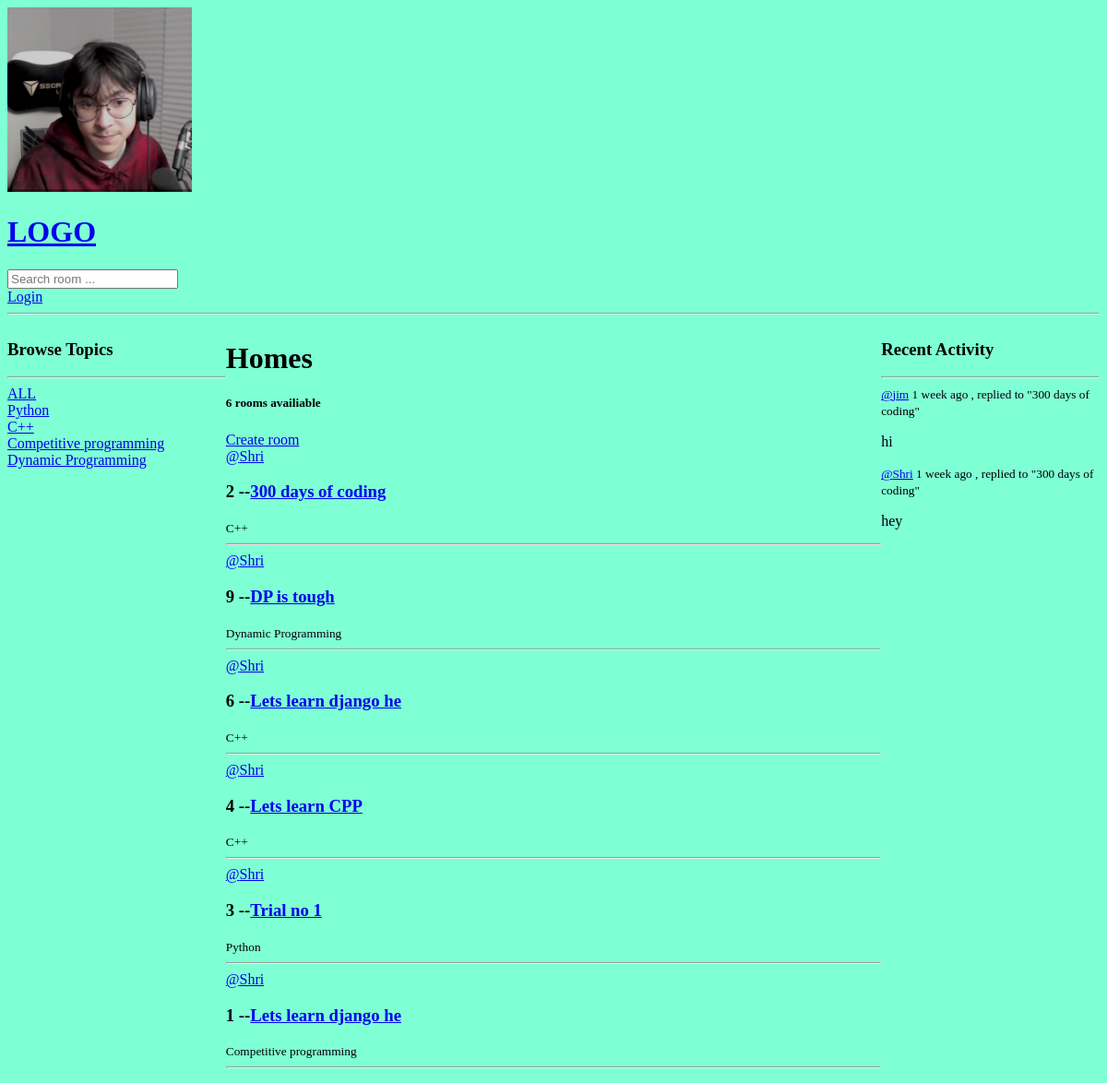
Before: / with the older database file.
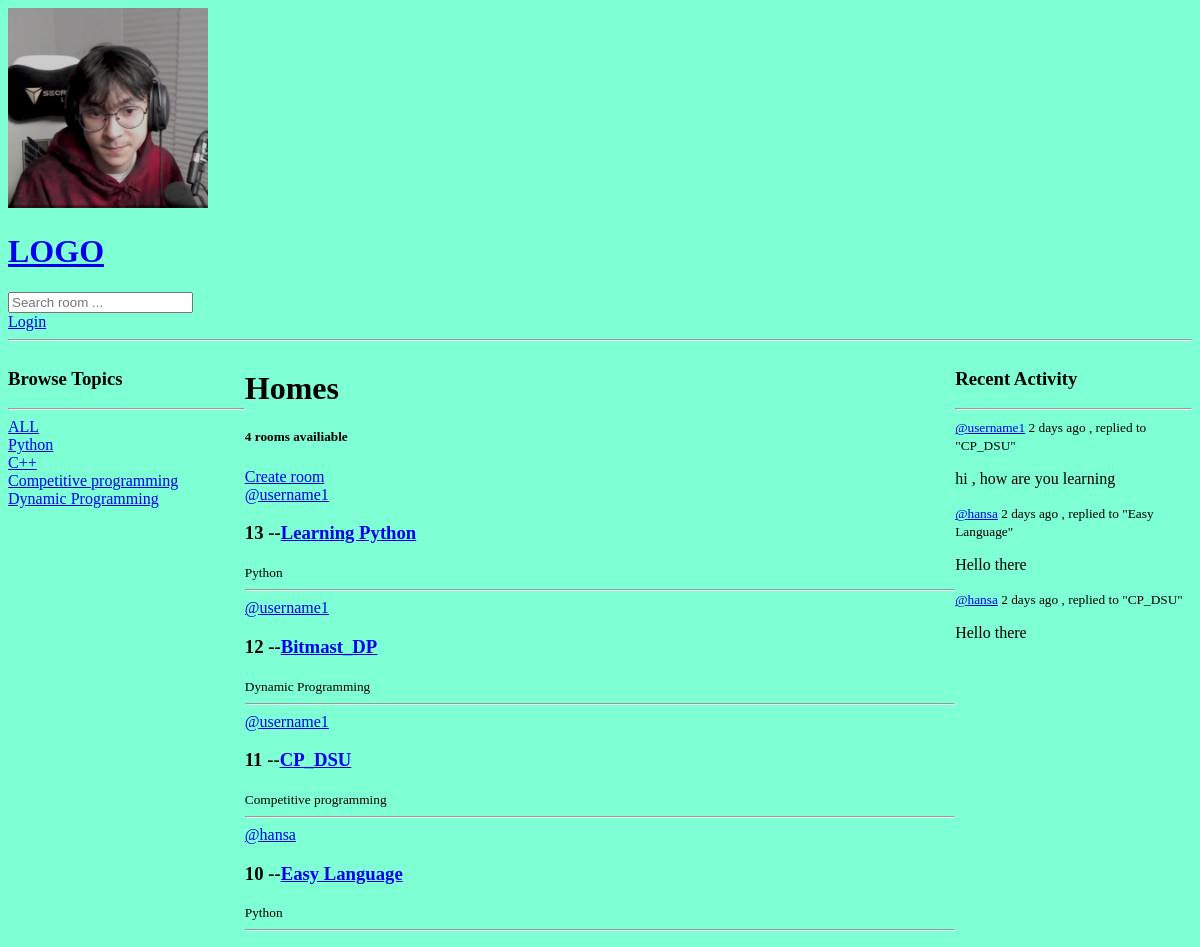
After: the same page with the newer database file.
### base/models.py (models this page shows, shortened)
class Topic(models.Model):
    name = models.CharField(max_length=200)

class Room(models.Model):
    hosts = models.ForeignKey(User , on_delete=models.SET_NULL, null = True)
    topic = models.ForeignKey('Topic' , on_delete=models.SET_NULL, null = True)
    name = models.CharField(max_length=20)
    description = models.TextField(null = True , blank = True)
    participants = models.ManyToManyField(User , related_name ='participants' , blank = True)
    updated = models.DateTimeField(auto_now=True)
    created = models.DateTimeField(auto_now_add=True)
    class Meta:
        ordering = ['-updated', '-created']
    def __str__(self):
        return self.name

class Message(models.Model):
    user = models.ForeignKey(User , on_delete = models.CASCADE)
    room = models.ForeignKey(Room, on_delete=models.CASCADE)
    body = models.TextField(null = True , blank = True)
    updated = models.DateTimeField(auto_now=True)
    created = models.DateTimeField(auto_now_add=True)
    class Meta:
        ordering = ['-updated', '-created']
    def __str__(self):
        return self.body[0:50]

### base/views.py (the view)
# urls.py: 2. Add a URL to urlpatterns:  path('', views.home, name='home')
def home(request):
    q = request.GET.get('q') if request.GET.get('q')!=None else ''
    rooms = Room.objects.filter(
        Q(topic__name__icontains=q) |
        Q(name__icontains=q) |
        Q(description__icontains=q)
    )
    room_count = rooms.count()
    topics = Topic.objects.all()
    room_messages = Message.objects.filter(Q(room__topic__name__icontains=q))
    context =   {'rooms' : rooms , 'topics' : topics  ,'room_count':room_count , 'room_messages':room_messages}
    return render(request , 'base/home.html' ,context)

### base/templates/base/home.html (shortened to what this page needs)
{% extends 'main.html' %}
{% block content %}
<div class= "home-container">
    <div>
        {% include 'base/topics_component.html' %}
    </div>
    <div>
        <h1> Homes </h1>
        <div>
            <h5> {{room_count}} rooms availiable </h5>
            <a href = "{% url 'create-room' %}" > Create room </a>
            {% include 'base/feed_component.html' %}
        </div>
    </div>
    <div>
        {% include 'base/activity_component.html' %}
    </div>
</div>
{% endblock content %}

### templates/main.html (shortened to what this page needs)
<!DOCTYPE html>
{% load static %}
<html>
    <head>
        <link rel="stylesheet"  type = "text/css"  media= "screen" href="{% static 'styles/main.css' %}">
    </head>
    <body >
        <img src="{% static 'images/tenzed_zoombie_images.jpg'  %}" width="200" height = "200"/>
        {% include 'navbar.html' %}
        {% block content %}
        {% endblock content %}
    </body>
</html>

### templates/navbar.html
<a href ="/">
    <h1>LOGO </h1>
</a>
<form method = "GET" action = "{% url 'home' %}">
    <input type = "text" name = "q" placeholder = "Search room ... "/>
</form>
{% if request.user.is_authenticated %}
<p> Hello {{request.user}}</p>
<a href = "{% url 'logout' %}">Logout</a>
{% else %}
<a href = "{% url 'login' %}">Login</a>
{% endif %}
<hr>

### base/templates/base/topics_component.html
<h3> Browse Topics </h3>
        <hr>
        <div>
            <a href = "{% url 'home' %}" > ALL </a>
        </div>
        {% for topic in topics %}
        <div>
            <a href = "{% url 'home' %}?q={{topic.name}}"> {{topic.name}} </a>
        </div>
        {% endfor %}

### base/templates/base/feed_component.html (shortened to what this page needs)
<div>
    {% for room  in rooms %}
        <div>
            <a href = "{% url 'user-profile' room.hosts.id%}"> @{{room.hosts.username}}<a>
            <h3>   {{room.id}} --<a href="{% url 'room' room.id %}">{{room.name}}</a></h3>
            <small>{{room.topic.name}}</small>
            <hr>
        </div>
    {% endfor %}
</div>

### base/templates/base/activity_component.html (shortened to what this page needs)
<h3> Recent Activity </h3>
        <hr>
        {% for message in room_messages %}
        <div>
            <small><a href = {% url 'user-profile' message.user.id %}>@{{message.user }}</a>  {{message.created|timesince}} ago , </small>
            <small> replied to "{{message.room}}"</small>
            <p> {{message}} </p>
        </div>
        {% endfor %}

### static/styles/main.css (style rules this page uses)
body { background-color: aquamarine; }

### base/templates/base/home.html (style rules this page uses)
.home-container { display: grid; grid-template-columns: 1fr 3fr 1fr; }

Changed rows visible on the page:
removed Room: hosts.username "Shri", id "2", name "300 days of coding", topic.name "C++"
removed Room: hosts.username "Shri", id "9", name "DP is tough", topic.name "Dynamic Programming"
removed Room: hosts.username "Shri", id "6", name "Lets learn django he", topic.name "C++"
removed Room: hosts.username "Shri", id "4", name "Lets learn CPP", topic.name "C++"
removed Room: hosts.username "Shri", id "3", name "Trial no 1", topic.name "Python"
removed Room: hosts.username "Shri", id "1", name "Lets learn django he", topic.name "Competitive programming"
removed Message: user "jim", created "1 week", room "300 days of coding", body "hi"
removed Message: user "Shri", created "1 week", room "300 days of coding", body "hey"
added Room: hosts.username "username1", id "13", name "Learning Python", topic.name "Python"
added Room: hosts.username "username1", id "12", name "Bitmast_DP", topic.name "Dynamic Programming"
added Room: hosts.username "username1", id "11", name "CP_DSU", topic.name "Competitive programming"
added Room: hosts.username "hansa", id "10", name "Easy Language", topic.name "Python"
added Message: user "username1", created "2 days", room "CP_DSU", body "hi , how are you learning"
added Message: user "hansa", created "2 days", room "Easy Language", body "Hello there"
added Message: user "hansa", created "2 days", room "CP_DSU", body "Hello there"
Other visible differences:
{{ room_count }}: "6" → "4"
